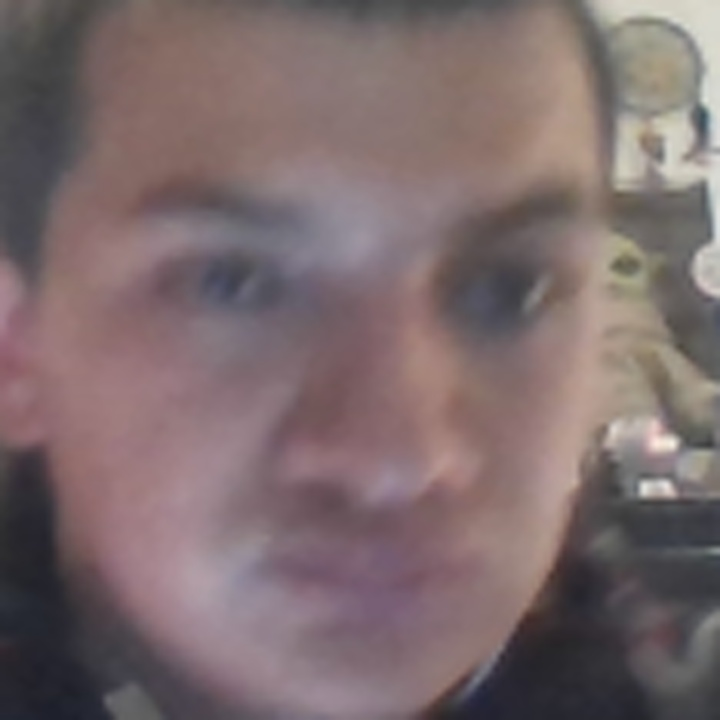
#> input picture Data/Javier/Rostro_101.jpg, 720 x 720 px, given in place of the camera
$ python base_data.py
#> lines starting #> are read from the running program, lines starting #| are printed output that depends on the picture
import cv2
import os
import imutils

personName ='Javier'
dataPath = 'D:\Desktop\Facial_Python\Data'
personPath = dataPath+'/'+personName

if not os.path.exists(personPath):
    print('Carpeta Creada:', personPath)
    os.makedirs(personPath)

cap =cv2.VideoCapture(0, cv2.CAP_DSHOW)

faceClassif = cv2.CascadeClassifier('D:\Desktop\Facial_Python\App\haarcascade_frontalface_default.xml')
count = 0

while True:

    ret, frame = cap.read()
#> frame is the input picture: shape (720, 720, 3); mean B, G, R 108.4, 106.9, 124.1
    if ret == False:
        break
    frame = imutils.resize(frame, width=320)
#> frame: shape (320, 320, 3)
    gray = cv2.cvtColor(frame, cv2.COLOR_BGR2GRAY)
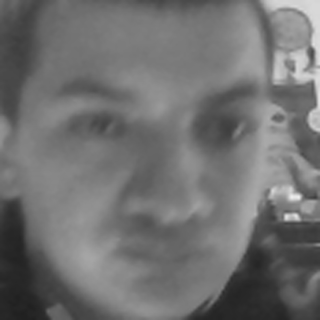
#> gray: shape (320, 320); min 32, max 237, mean 112.2
    auxFrame = frame.copy()

    faces = faceClassif.detectMultiScale(gray, 1.3, 5)
#> faces = ()


    for (x,y,w,h) in faces:
        cv2.rectangle(frame,(x,y),(x+w, y+h),(0,255,0),2)
        rostro = auxFrame[y:y+h,x:x+w]
        rostro = cv2.resize(rostro, (720, 720), interpolation= cv2.INTER_CUBIC )
        cv2.imwrite(personPath+'/Rostro_{}.jpg'.format(count),rostro)
        count = count + 1
#> this loop made 0 passes
#> after the loop, count = 0

    cv2.imshow('frame',frame)

    k = cv2.waitKey(1)
#> (key Esc is pressed here)
    if k == 27 or count ==300:
        break
cap.release()
cv2.destroyAllWindows()

$ run again, on Data/Javier/Rostro_107.jpg
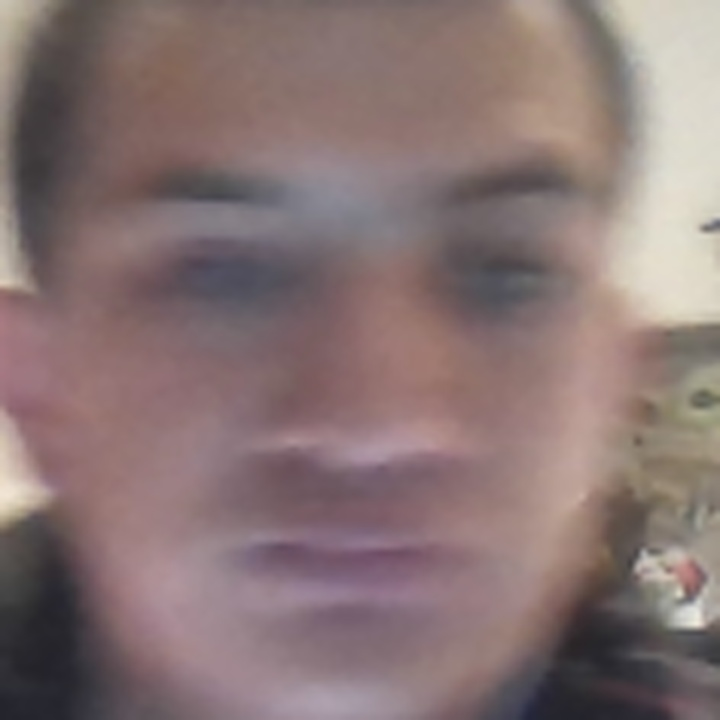
#> input picture Data/Javier/Rostro_107.jpg, 720 x 720 px, given in place of the camera
#> frame is the input picture: shape (720, 720, 3); mean B, G, R 115.9, 116.4, 136.1
#> frame: shape (320, 320, 3)
#> `gray = cv2.cvtColor(frame, cv2.COLOR_BGR2GRAY)`:
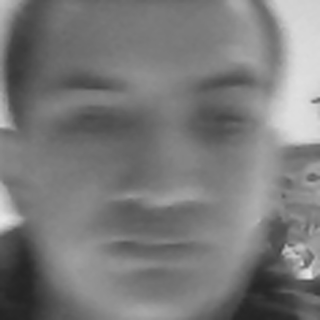
#> gray: shape (320, 320); min 36, max 233, mean 122.2
#> faces = ()
#> after the loop `for (x,y,w,h) in faces:`: count = 0

$ run again, on Data/Javier/Rostro_109.jpg
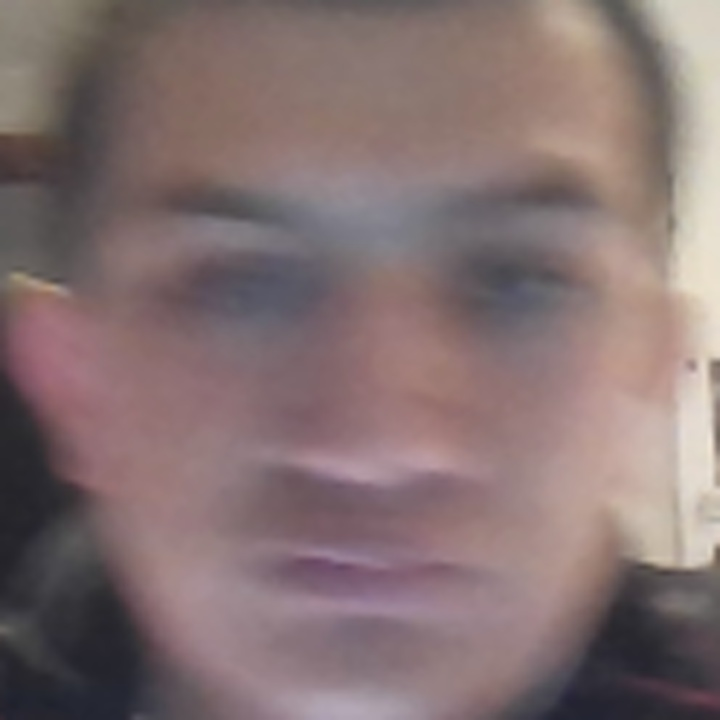
#> input picture Data/Javier/Rostro_109.jpg, 720 x 720 px, given in place of the camera
#> frame is the input picture: shape (720, 720, 3); mean B, G, R 113.5, 113.4, 132.3
#> frame: shape (320, 320, 3)
#> `gray = cv2.cvtColor(frame, cv2.COLOR_BGR2GRAY)`:
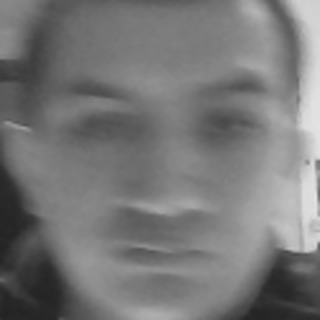
#> gray: shape (320, 320); min 34, max 231, mean 119
#> faces = ()
#> after the loop `for (x,y,w,h) in faces:`: count = 0
